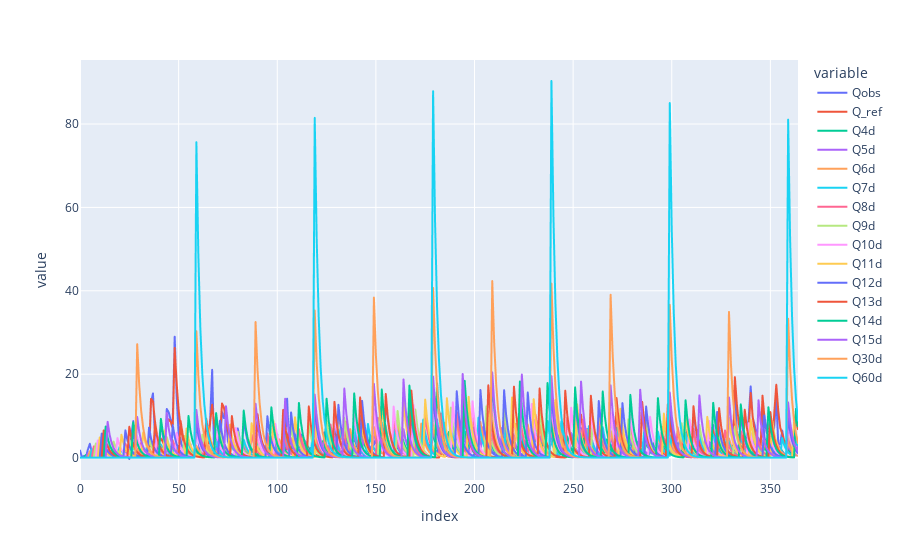

Write notebook code for a chart like this one.
### Code cell
df_2.plot()

### Figure 1 — Plotly figure (JSON) as saved in the notebook; plotly's stock layout.template omitted (floating-point values rounded to 4 significant figures; data arrays with more than 128 entries replaced by an {"elided": "..."} marker saying what was removed)
{"data": [{"hovertemplate": "variable=Qobs<br>index=%{x}<br>value=%{y}<extra></extra>", "legendgroup": "Qobs", "line": {"color": "#636efa", "dash": "solid"}, "marker": {"symbol": "circle"}, "mode": "lines", "name": "Qobs", "showlegend": true, "type": "scattergl", "x": {"elided": "365 int values"}, "xaxis": "x", "y": {"elided": "365 float values"}, "yaxis": "y"}, {"hovertemplate": "variable=Q_ref<br>index=%{x}<br>value=%{y}<extra></extra>", "legendgroup": "Q_ref", "line": {"color": "#EF553B", "dash": "solid"}, "marker": {"symbol": "circle"}, "mode": "lines", "name": "Q_ref", "showlegend": true, "type": "scattergl", "x": {"elided": "365 int values"}, "xaxis": "x", "y": {"elided": "365 float values"}, "yaxis": "y"}, {"hovertemplate": "variable=Q4d<br>index=%{x}<br>value=%{y}<extra></extra>", "legendgroup": "Q4d", "line": {"color": "#00cc96", "dash": "solid"}, "marker": {"symbol": "circle"}, "mode": "lines", "name": "Q4d", "showlegend": true, "type": "scattergl", "x": {"elided": "365 int values"}, "xaxis": "x", "y": {"elided": "365 float values"}, "yaxis": "y"}, {"hovertemplate": "variable=Q5d<br>index=%{x}<br>value=%{y}<extra></extra>", "legendgroup": "Q5d", "line": {"color": "#ab63fa", "dash": "solid"}, "marker": {"symbol": "circle"}, "mode": "lines", "name": "Q5d", "showlegend": true, "type": "scattergl", "x": {"elided": "365 int values"}, "xaxis": "x", "y": {"elided": "365 float values"}, "yaxis": "y"}, {"hovertemplate": "variable=Q6d<br>index=%{x}<br>value=%{y}<extra></extra>", "legendgroup": "Q6d", "line": {"color": "#FFA15A", "dash": "solid"}, "marker": {"symbol": "circle"}, "mode": "lines", "name": "Q6d", "showlegend": true, "type": "scattergl", "x": {"elided": "365 int values"}, "xaxis": "x", "y": {"elided": "365 float values"}, "yaxis": "y"}, {"hovertemplate": "variable=Q7d<br>index=%{x}<br>value=%{y}<extra></extra>", "legendgroup": "Q7d", "line": {"color": "#19d3f3", "dash": "solid"}, "marker": {"symbol": "circle"}, "mode": "lines", "name": "Q7d", "showlegend": true, "type": "scattergl", "x": {"elided": "365 int values"}, "xaxis": "x", "y": {"elided": "365 float values"}, "yaxis": "y"}, {"hovertemplate": "variable=Q8d<br>index=%{x}<br>value=%{y}<extra></extra>", "legendgroup": "Q8d", "line": {"color": "#FF6692", "dash": "solid"}, "marker": {"symbol": "circle"}, "mode": "lines", "name": "Q8d", "showlegend": true, "type": "scattergl", "x": {"elided": "365 int values"}, "xaxis": "x", "y": {"elided": "365 float values"}, "yaxis": "y"}, {"hovertemplate": "variable=Q9d<br>index=%{x}<br>value=%{y}<extra></extra>", "legendgroup": "Q9d", "line": {"color": "#B6E880", "dash": "solid"}, "marker": {"symbol": "circle"}, "mode": "lines", "name": "Q9d", "showlegend": true, "type": "scattergl", "x": {"elided": "365 int values"}, "xaxis": "x", "y": {"elided": "365 float values"}, "yaxis": "y"}, {"hovertemplate": "variable=Q10d<br>index=%{x}<br>value=%{y}<extra></extra>", "legendgroup": "Q10d", "line": {"color": "#FF97FF", "dash": "solid"}, "marker": {"symbol": "circle"}, "mode": "lines", "name": "Q10d", "showlegend": true, "type": "scattergl", "x": {"elided": "365 int values"}, "xaxis": "x", "y": {"elided": "365 float values"}, "yaxis": "y"}, {"hovertemplate": "variable=Q11d<br>index=%{x}<br>value=%{y}<extra></extra>", "legendgroup": "Q11d", "line": {"color": "#FECB52", "dash": "solid"}, "marker": {"symbol": "circle"}, "mode": "lines", "name": "Q11d", "showlegend": true, "type": "scattergl", "x": {"elided": "365 int values"}, "xaxis": "x", "y": {"elided": "365 float values"}, "yaxis": "y"}, {"hovertemplate": "variable=Q12d<br>index=%{x}<br>value=%{y}<extra></extra>", "legendgroup": "Q12d", "line": {"color": "#636efa", "dash": "solid"}, "marker": {"symbol": "circle"}, "mode": "lines", "name": "Q12d", "showlegend": true, "type": "scattergl", "x": {"elided": "365 int values"}, "xaxis": "x", "y": {"elided": "365 float values"}, "yaxis": "y"}, {"hovertemplate": "variable=Q13d<br>index=%{x}<br>value=%{y}<extra></extra>", "legendgroup": "Q13d", "line": {"color": "#EF553B", "dash": "solid"}, "marker": {"symbol": "circle"}, "mode": "lines", "name": "Q13d", "showlegend": true, "type": "scattergl", "x": {"elided": "365 int values"}, "xaxis": "x", "y": {"elided": "365 float values"}, "yaxis": "y"}, {"hovertemplate": "variable=Q14d<br>index=%{x}<br>value=%{y}<extra></extra>", "legendgroup": "Q14d", "line": {"color": "#00cc96", "dash": "solid"}, "marker": {"symbol": "circle"}, "mode": "lines", "name": "Q14d", "showlegend": true, "type": "scattergl", "x": {"elided": "365 int values"}, "xaxis": "x", "y": {"elided": "365 float values"}, "yaxis": "y"}, {"hovertemplate": "variable=Q15d<br>index=%{x}<br>value=%{y}<extra></extra>", "legendgroup": "Q15d", "line": {"color": "#ab63fa", "dash": "solid"}, "marker": {"symbol": "circle"}, "mode": "lines", "name": "Q15d", "showlegend": true, "type": "scattergl", "x": {"elided": "365 int values"}, "xaxis": "x", "y": {"elided": "365 float values"}, "yaxis": "y"}, {"hovertemplate": "variable=Q30d<br>index=%{x}<br>value=%{y}<extra></extra>", "legendgroup": "Q30d", "line": {"color": "#FFA15A", "dash": "solid"}, "marker": {"symbol": "circle"}, "mode": "lines", "name": "Q30d", "showlegend": true, "type": "scattergl", "x": {"elided": "365 int values"}, "xaxis": "x", "y": {"elided": "365 float values"}, "yaxis": "y"}, {"hovertemplate": "variable=Q60d<br>index=%{x}<br>value=%{y}<extra></extra>", "legendgroup": "Q60d", "line": {"color": "#19d3f3", "dash": "solid"}, "marker": {"symbol": "circle"}, "mode": "lines", "name": "Q60d", "showlegend": true, "type": "scattergl", "x": {"elided": "365 int values"}, "xaxis": "x", "y": {"elided": "365 float values"}, "yaxis": "y"}], "layout": {"legend": {"title": {"text": "variable"}, "tracegroupgap": 0}, "margin": {"t": 60}, "xaxis": {"anchor": "y", "domain": [0, 1], "title": {"text": "index"}}, "yaxis": {"anchor": "x", "domain": [0, 1], "title": {"text": "value"}}}}
